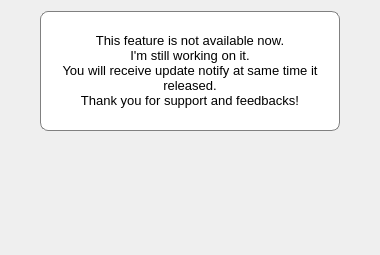
<?xml version="1.0" encoding="UTF-8"?>
<ui version="4.0">
 <class>ThisFeatureUnderDevelopment</class>
 <widget class="QDialog" name="ThisFeatureUnderDevelopment">
  <property name="geometry">
   <rect>
    <x>0</x>
    <y>0</y>
    <width>380</width>
    <height>255</height>
   </rect>
  </property>
  <property name="sizePolicy">
   <sizepolicy hsizetype="Expanding" vsizetype="Expanding">
    <horstretch>0</horstretch>
    <verstretch>0</verstretch>
   </sizepolicy>
  </property>
  <property name="minimumSize">
   <size>
    <width>380</width>
    <height>0</height>
   </size>
  </property>
  <property name="windowTitle">
   <string>TidexTrader</string>
  </property>
  <layout class="QGridLayout" name="gridLayout">
   <item row="0" column="0" rowspan="3">
    <spacer name="horizontalSpacer_2">
     <property name="orientation">
      <enum>Qt::Horizontal</enum>
     </property>
     <property name="sizeHint" stdset="0">
      <size>
       <width>0</width>
       <height>20</height>
      </size>
     </property>
    </spacer>
   </item>
   <item row="0" column="2" rowspan="3">
    <spacer name="horizontalSpacer">
     <property name="orientation">
      <enum>Qt::Horizontal</enum>
     </property>
     <property name="sizeHint" stdset="0">
      <size>
       <width>0</width>
       <height>20</height>
      </size>
     </property>
    </spacer>
   </item>
   <item row="1" column="1">
    <widget class="QGroupBox" name="donateGroupBoxBottom">
     <property name="sizePolicy">
      <sizepolicy hsizetype="Preferred" vsizetype="Preferred">
       <horstretch>0</horstretch>
       <verstretch>0</verstretch>
      </sizepolicy>
     </property>
     <property name="minimumSize">
      <size>
       <width>0</width>
       <height>50</height>
      </size>
     </property>
     <property name="maximumSize">
      <size>
       <width>480</width>
       <height>16777215</height>
      </size>
     </property>
     <property name="accessibleName">
      <string>LOGOBUTTON</string>
     </property>
     <property name="styleSheet">
      <string notr="true">border: 0px; background: transparent;</string>
     </property>
     <property name="title">
      <string/>
     </property>
    </widget>
   </item>
   <item row="2" column="1">
    <spacer name="verticalSpacer">
     <property name="orientation">
      <enum>Qt::Vertical</enum>
     </property>
     <property name="sizeHint" stdset="0">
      <size>
       <width>20</width>
       <height>0</height>
      </size>
     </property>
    </spacer>
   </item>
   <item row="0" column="1">
    <widget class="QLabel" name="labelNotAvailable">
     <property name="sizePolicy">
      <sizepolicy hsizetype="Preferred" vsizetype="Preferred">
       <horstretch>0</horstretch>
       <verstretch>0</verstretch>
      </sizepolicy>
     </property>
     <property name="minimumSize">
      <size>
       <width>300</width>
       <height>120</height>
      </size>
     </property>
     <property name="font">
      <font>
       <pointsize>10</pointsize>
      </font>
     </property>
     <property name="accessibleName">
      <string>THIS_FEATURE_IS_NOT_AVAILABLE_NOW</string>
     </property>
     <property name="accessibleDescription">
      <string>IGNORED</string>
     </property>
     <property name="styleSheet">
      <string notr="true">background: white; border-radius: 8px; border: 1px solid gray;</string>
     </property>
     <property name="frameShape">
      <enum>QFrame::NoFrame</enum>
     </property>
     <property name="text">
      <string>This feature is not available now.&lt;br&gt;I'm still working on it.&lt;br&gt;You will receive update notify at same time it released.&lt;br&gt;Thank you for support and feedbacks!</string>
     </property>
     <property name="textFormat">
      <enum>Qt::RichText</enum>
     </property>
     <property name="scaledContents">
      <bool>false</bool>
     </property>
     <property name="alignment">
      <set>Qt::AlignCenter</set>
     </property>
     <property name="wordWrap">
      <bool>true</bool>
     </property>
     <property name="margin">
      <number>10</number>
     </property>
     <property name="openExternalLinks">
      <bool>true</bool>
     </property>
     <property name="textInteractionFlags">
      <set>Qt::LinksAccessibleByMouse|Qt::TextSelectableByMouse</set>
     </property>
    </widget>
   </item>
  </layout>
 </widget>
 <layoutdefault spacing="6" margin="11"/>
 <resources/>
 <connections/>
</ui>
